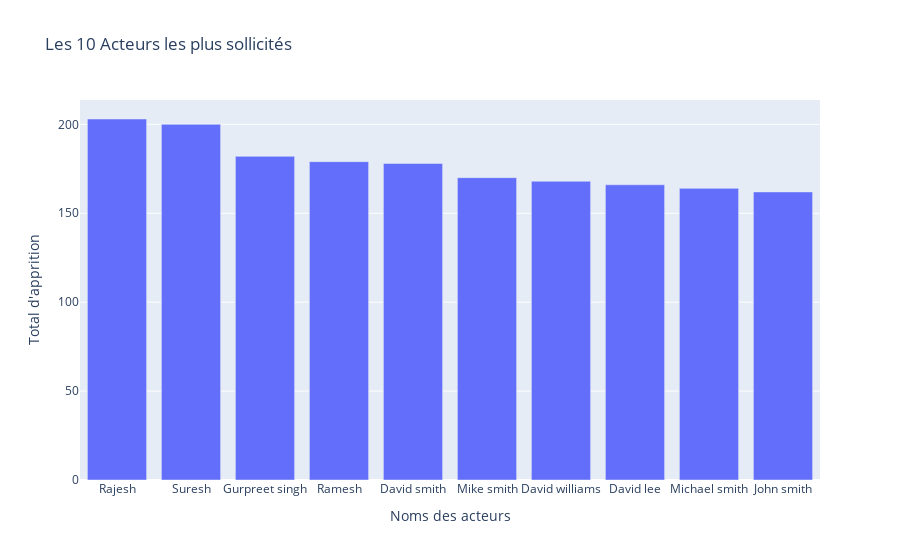

Notebook source saved alongside this figure:
### Code cell
# Compter les occurrences de chaque profession
profession_counts = movies_cleaned_name_basics['primaryName'].value_counts().head(10)

# Convertir les valeurs en majuscules
profession_counts.index = profession_counts.index.str.capitalize()

# Créer un DataFrame à partir de la série
df_profession_counts = profession_counts.reset_index()
df_profession_counts.columns = ['Noms des acteurs', 'Total d\'apprition']
df_profession_counts['Noms des acteurs'] = df_profession_counts['Noms des acteurs'].str.replace('[','').str.replace(']','').str.replace("'",'')

# Créer le graphique avec Plotly Express
fig = px.bar(df_profession_counts, x='Noms des acteurs', y='Total d\'apprition', title='Les 10 Acteurs les plus sollicités')
fig.show()

### Figure 1 — Plotly figure (JSON) as saved in the notebook; plotly's stock layout.template omitted (floating-point values rounded to 4 significant figures)
{"data": [{"alignmentgroup": "True", "hovertemplate": "Noms des acteurs=%{x}<br>Total d'apprition=%{y}<extra></extra>", "legendgroup": "", "marker": {"color": "#636efa", "pattern": {"shape": ""}}, "name": "", "offsetgroup": "", "orientation": "v", "showlegend": false, "textposition": "auto", "type": "bar", "x": ["Rajesh", "Suresh", "Gurpreet singh", "Ramesh", "David smith", "Mike smith", "David williams", "David lee", "Michael smith", "John smith"], "xaxis": "x", "y": [203, 200, 182, 179, 178, 170, 168, 166, 164, 162], "yaxis": "y"}], "layout": {"barmode": "relative", "legend": {"tracegroupgap": 0}, "title": {"text": "Les 10 Acteurs les plus sollicités"}, "xaxis": {"anchor": "y", "domain": [0, 1], "title": {"text": "Noms des acteurs"}}, "yaxis": {"anchor": "x", "domain": [0, 1], "title": {"text": "Total d'apprition"}}}}
